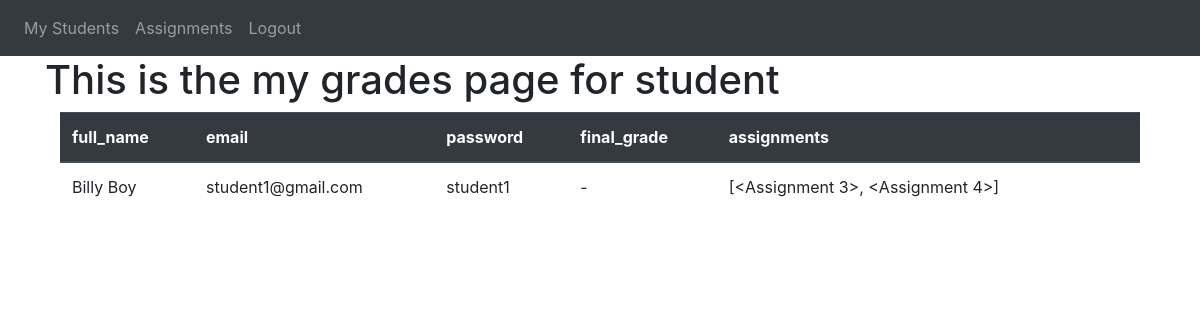
/my-grades/2 (signed in), run on the app's committed database.
### website/models.py (models this page shows)
class User(db.Model, UserMixin):
    id = db.Column(db.Integer, primary_key = True)
    email = db.Column(db.String(150), unique = True)
    password = db.Column(db.String(150))
    full_name = db.Column(db.String(150))
    is_teacher = db.Column(db.Boolean, default=False)
    final_grade = db.Column(db.String(1), default='-')
    assignments = db.relationship('Assignment')

### website/views.py (the view)
@views.route('/my-grades/<int:student_id>')
@login_required
def my_grades(student_id):
    students = User.query.filter(User.is_teacher != True).all()
    columns = ['full_name', 'email', 'password', 'final_grade', 'assignments']
    return render_template('my_grades.html', user=current_user, id = student_id, columns = columns, students = students)

### website/__init__.py (called while the page is built)
def create_app():
    app = Flask(__name__)
    app.config['SECRET_KEY'] = 'sus'
    app.config['SQLALCHEMY_DATABASE_URI'] = f'sqlite:///{DB_NAME}'
    db.init_app(app)
    from .views import views
    from .auth import auth
    app.register_blueprint(views, url_prefix = '/')
    app.register_blueprint(auth, url_prefix = '/')
    from .models import User, Assignment
    with app.app_context():
        db.create_all()
        print('db made anew')
    login_manager = LoginManager()
    login_manager.login_view = 'auth.login'
    login_manager.init_app(app)
    @login_manager.user_loader
    def load_user(id):
        return User.query.get(int(id))
    return app

### website/templates/my_grades.html (shortened to what this page needs)
{% extends 'base.html' %}{% block title %}My Grades{% endblock %} {% block
content %}
<h1>This is the my grades page for {{'student'}}</h1>
<div class="container">
  <table class="table">
    <thead class="thead-dark">
      <tr>
        {% for column in columns %}
        <th scope="col">{{ column }}</th>
        {% endfor %}
        <th scope="col">{{ column }}</th>
      </tr>
    </thead>
    <tbody>
      {% for student in students %}
      <tr>
        {% if student['id'] == id %} {% for column in columns %}
        <td>{{ student[column.lower()] }}</td>
        {% endfor %} {% endif %}
      </tr>
      {% endfor %}
    </tbody>
  </table>
</div>
{% endblock %}

### data on the page
User: full_name "Billy Boy" "student1@gmail.com" "student1" "-" "[<Assignment 3>, <Assignment 4>]"

### other printed values
{{ 'student' }} "student"
{{ column }} "full_name" "email" "password" "final_grade" "assignments"
